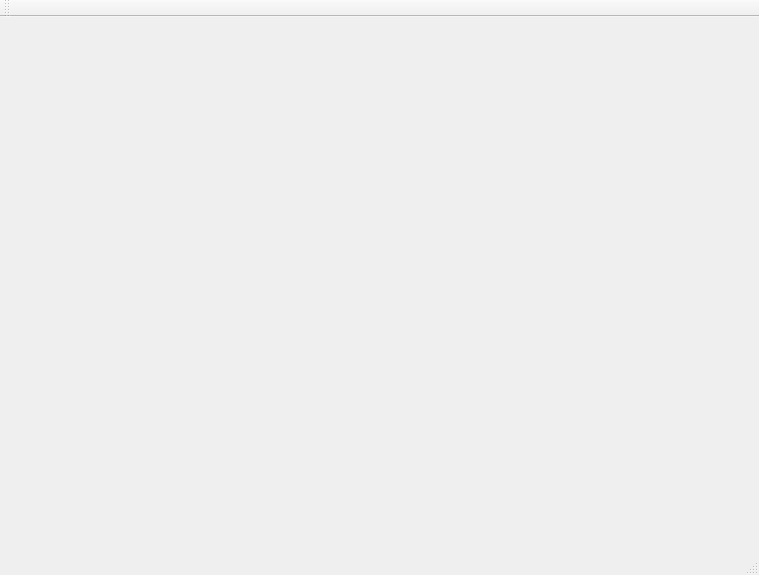
<?xml version="1.0" encoding="UTF-8"?>
<ui version="4.0">
 <class>MainWindow</class>
 <widget class="QMainWindow" name="MainWindow">
  <property name="geometry">
   <rect>
    <x>0</x>
    <y>0</y>
    <width>759</width>
    <height>575</height>
   </rect>
  </property>
  <property name="windowTitle">
   <string>MainWindow</string>
  </property>
  <widget class="QWidget" name="centralWidget"/>
  <widget class="QMenuBar" name="menuBar">
   <property name="geometry">
    <rect>
     <x>0</x>
     <y>0</y>
     <width>759</width>
     <height>22</height>
    </rect>
   </property>
  </widget>
  <widget class="QToolBar" name="mainToolBar">
   <attribute name="toolBarArea">
    <enum>TopToolBarArea</enum>
   </attribute>
   <attribute name="toolBarBreak">
    <bool>false</bool>
   </attribute>
  </widget>
  <widget class="QStatusBar" name="statusBar"/>
 </widget>
 <layoutdefault spacing="6" margin="11"/>
 <resources/>
 <connections/>
</ui>
